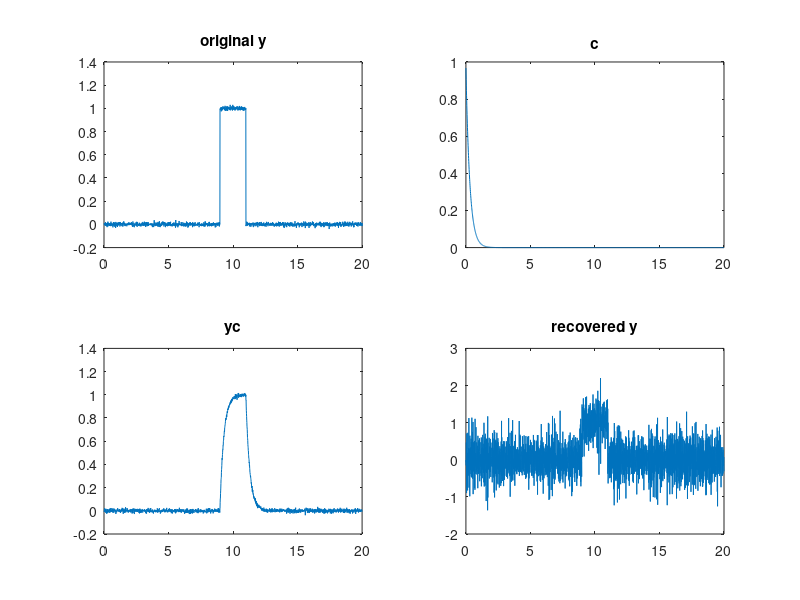

Reproduce this figure in MATLAB.
x=0:.01:20;y=zeros(size(x));
y(900:1100)=1;                % Create a rectangular function 200 points wide
y=y+.01.*randn(size(y));      % Noise added before the convolution
c=exp(-(1:length(y))./30);    % exponential trailiing convolution function
yc=conv(y,c,'full')./sum(c);  % Create exponential trailing rectangular function yc
yc=yc+.01.*randn(size(yc)); % Noise added after the convolution
ydc=deconv(yc,c).*sum(c);     % Deconvolute the exponential function c from yc, yielding recovered y
subplot(2,2,1);plot(x,y);title('original y');subplot(2,2,2);plot(x,c);title('c')
subplot(2,2,3);plot(x,yc(1:2001));title('yc');subplot(2,2,4);plot(x,ydc);title('recovered y')
